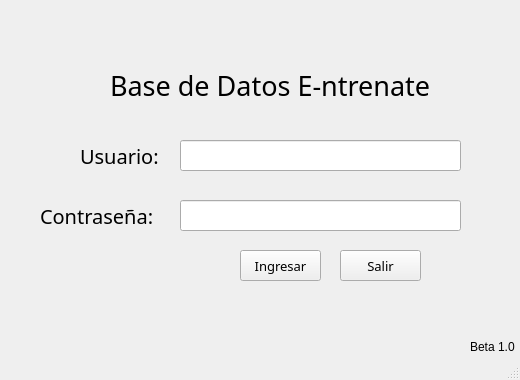
<?xml version="1.0" encoding="UTF-8"?>
<ui version="4.0">
 <class>Login</class>
 <widget class="QMainWindow" name="Login">
  <property name="geometry">
   <rect>
    <x>0</x>
    <y>0</y>
    <width>520</width>
    <height>380</height>
   </rect>
  </property>
  <property name="sizePolicy">
   <sizepolicy hsizetype="Fixed" vsizetype="Fixed">
    <horstretch>0</horstretch>
    <verstretch>0</verstretch>
   </sizepolicy>
  </property>
  <property name="windowTitle">
   <string>Bienvenido</string>
  </property>
  <property name="autoFillBackground">
   <bool>false</bool>
  </property>
  <widget class="QWidget" name="centralwidget">
   <widget class="QLineEdit" name="user">
    <property name="geometry">
     <rect>
      <x>180</x>
      <y>140</y>
      <width>281</width>
      <height>31</height>
     </rect>
    </property>
   </widget>
   <widget class="QLabel" name="label">
    <property name="geometry">
     <rect>
      <x>80</x>
      <y>140</y>
      <width>81</width>
      <height>31</height>
     </rect>
    </property>
    <property name="font">
     <font>
      <family>Arial Rounded MT Bold</family>
      <pointsize>15</pointsize>
      <kerning>true</kerning>
     </font>
    </property>
    <property name="text">
     <string>Usuario:</string>
    </property>
    <property name="textInteractionFlags">
     <set>Qt::LinksAccessibleByMouse</set>
    </property>
   </widget>
   <widget class="QLabel" name="label_2">
    <property name="geometry">
     <rect>
      <x>40</x>
      <y>200</y>
      <width>121</width>
      <height>31</height>
     </rect>
    </property>
    <property name="font">
     <font>
      <family>Arial Rounded MT Bold</family>
      <pointsize>15</pointsize>
      <kerning>true</kerning>
     </font>
    </property>
    <property name="text">
     <string>Contraseña:</string>
    </property>
    <property name="textInteractionFlags">
     <set>Qt::LinksAccessibleByMouse</set>
    </property>
   </widget>
   <widget class="QLineEdit" name="password">
    <property name="geometry">
     <rect>
      <x>180</x>
      <y>200</y>
      <width>281</width>
      <height>31</height>
     </rect>
    </property>
    <property name="text">
     <string/>
    </property>
   </widget>
   <widget class="QLabel" name="label_3">
    <property name="geometry">
     <rect>
      <x>110</x>
      <y>70</y>
      <width>341</width>
      <height>31</height>
     </rect>
    </property>
    <property name="font">
     <font>
      <family>Arial Rounded MT Bold</family>
      <pointsize>20</pointsize>
      <kerning>true</kerning>
     </font>
    </property>
    <property name="text">
     <string>Base de Datos E-ntrenate</string>
    </property>
    <property name="textInteractionFlags">
     <set>Qt::LinksAccessibleByMouse</set>
    </property>
   </widget>
   <widget class="QLabel" name="label_4">
    <property name="geometry">
     <rect>
      <x>40</x>
      <y>140</y>
      <width>31</width>
      <height>31</height>
     </rect>
    </property>
    <property name="text">
     <string/>
    </property>
    <property name="pixmap">
     <pixmap>../../Assets/Iconos/user.png</pixmap>
    </property>
    <property name="scaledContents">
     <bool>true</bool>
    </property>
   </widget>
   <widget class="QPushButton" name="ingresar">
    <property name="geometry">
     <rect>
      <x>240</x>
      <y>250</y>
      <width>81</width>
      <height>31</height>
     </rect>
    </property>
    <property name="font">
     <font>
      <family>Arial Rounded MT Bold</family>
      <pointsize>10</pointsize>
     </font>
    </property>
    <property name="text">
     <string>Ingresar</string>
    </property>
    <property name="checkable">
     <bool>false</bool>
    </property>
    <property name="autoDefault">
     <bool>false</bool>
    </property>
    <property name="default">
     <bool>false</bool>
    </property>
    <property name="flat">
     <bool>false</bool>
    </property>
   </widget>
   <widget class="QPushButton" name="salir">
    <property name="geometry">
     <rect>
      <x>340</x>
      <y>250</y>
      <width>81</width>
      <height>31</height>
     </rect>
    </property>
    <property name="font">
     <font>
      <family>Arial Rounded MT Bold</family>
      <pointsize>10</pointsize>
     </font>
    </property>
    <property name="text">
     <string>Salir</string>
    </property>
    <property name="checkable">
     <bool>false</bool>
    </property>
    <property name="autoDefault">
     <bool>false</bool>
    </property>
    <property name="default">
     <bool>false</bool>
    </property>
    <property name="flat">
     <bool>false</bool>
    </property>
   </widget>
   <widget class="QLabel" name="label_5">
    <property name="geometry">
     <rect>
      <x>340</x>
      <y>290</y>
      <width>31</width>
      <height>31</height>
     </rect>
    </property>
    <property name="text">
     <string/>
    </property>
    <property name="pixmap">
     <pixmap>../../Assets/Iconos/logout.png</pixmap>
    </property>
    <property name="scaledContents">
     <bool>true</bool>
    </property>
   </widget>
   <widget class="QLabel" name="label_6">
    <property name="geometry">
     <rect>
      <x>470</x>
      <y>340</y>
      <width>47</width>
      <height>13</height>
     </rect>
    </property>
    <property name="text">
     <string>Beta 1.0</string>
    </property>
   </widget>
  </widget>
  <widget class="QStatusBar" name="statusbar">
   <property name="sizeGripEnabled">
    <bool>true</bool>
   </property>
  </widget>
 </widget>
 <resources/>
 <connections/>
</ui>
